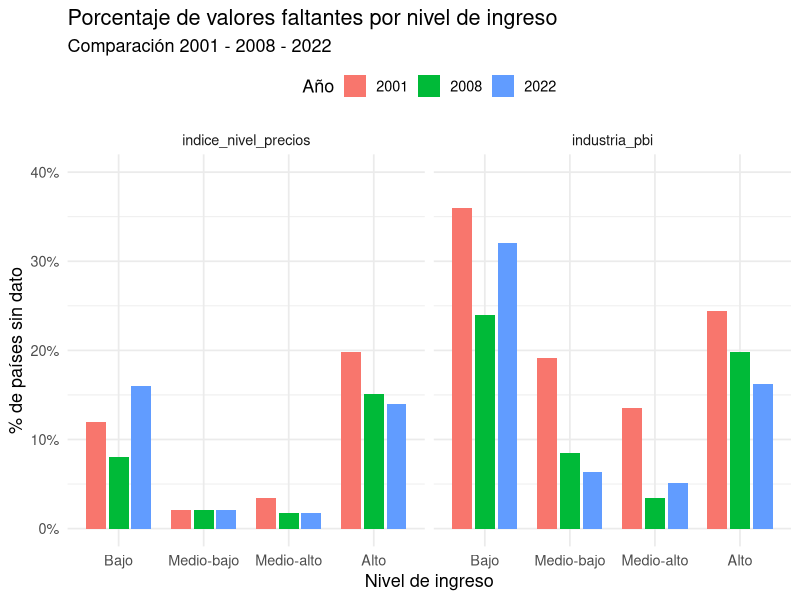

Write the R code that produced this figure. (Note: this script raises an error after producing the figure.)
#Script Graficos

# install.packages("scales")

library(readxl)
library(ggplot2)
library(tidyverse)
library(scales)

rm(list = ls())

wdi_limpio <- read.csv("output/data/wdi_limpio.csv")

wdi2 <- read.csv("output/data/wdi2.csv")

wdi_final <- read.csv("output/data/wdi_final.csv")

wdi_analisis <- wdi2 |> 
  filter(!is.na(industria_pbi))





wdi_2001 <- wdi2 |>
  filter(anio == 2001)
wdi_2008 <- wdi2 |>
  filter(anio == 2008)
wdi_2022<- wdi2 |>
  filter(anio == 2022)




#Tabla de variables faltantes por ingreso 
na_por_ingreso <- wdi2 |>
  group_by(ingreso2, anio) |>
  summarise(
    n = n(),
    na_industria_pbi = sum(is.na(industria_pbi)),
    pct_na_ind = na_industria_pbi / n,
    na_price_level = sum(is.na(indice_nivel_precios)),
    pct_na_price_level = na_price_level / n,
    .groups = "drop")

# Pasar a formato largo: una fila por ingreso-año-variable
#Creo la variable ingreso2, que contiene menos palabras para que el grafico quede bien
#La forma anterior esta al final del script pero creo que queda muy cargado de "ingreso" 
na_largo <- na_por_ingreso |>
  select(ingreso2, anio, pct_na_ind, pct_na_price_level) |>
  pivot_longer(
    cols = c(pct_na_ind, pct_na_price_level),
    names_to = "variable",
    values_to = "pct_na") |>
  mutate(variable = recode(variable,
                           pct_na_ind = "industria_pbi",
                           pct_na_price_level = "indice_nivel_precios"), 
         anio = factor(anio))

#Grafico datos faltantes por ingreso
grafico1 <- ggplot(na_largo, aes(x = ingreso2, y = pct_na, fill = anio)) +
  geom_col(position = position_dodge(width = 0.8), width = 0.7) +
  facet_wrap(~variable) +
  scale_x_discrete(limits = c("Bajo", "Medio-bajo", "Medio-alto", "Alto")) +
  scale_y_continuous(
    labels = scales::percent,
    limits = c(0, 0.4),
    breaks = seq(0, 1, 0.1)
  ) +
  labs(
    title = "Porcentaje de valores faltantes por nivel de ingreso",
    subtitle = "Comparación 2001 - 2008 - 2022",
    x = "Nivel de ingreso",
    y = "% de países sin dato",
    fill = "Año"
  ) +
  theme_minimal(base_size = 13) +
  theme(legend.position = "top")

print(grafico1)

ggsave(file.path("output/graficos", "datos_faltanes_ingreso.png"), 
       plot = grafico1, width = 12, height = 7, units = "in", dpi = 300)




#Grafico distribucion industria
grafico2 <- ggplot(wdi_analisis, aes(x = industria_pbi)) +
  geom_histogram(bins = 30, fill = "steelblue", color = "black", alpha = 0.8) +
  facet_wrap(~ anio, ncol = 1) + # Separa el gráfico por año
  labs(title = "Distribución global de la participación industrial",
       subtitle = "Frecuencia de países según el peso de su industria en el PBI",
       x = "Industria (% del PBI)", 
       y = "Cantidad de países") +
  theme_minimal()
print(grafico2)

#Guardar grafico
ggsave(file.path("output/graficos", "histograma_industria.png"), plot = grafico2)


#Graficos plots industria_pbi y nivel de precios para 2001
#Plot 
#Correr de 90 a 103 para guardar en la carpeta graficos)
png("output/graficos/plot_2001.png", width = 8, height = 6, units = "in", res = 300)

grafico3 <- plot(
  wdi_2001$indice_nivel_precios, wdi_2001$industria_pbi,
  pch = 19, col = rgb(0.2, 0.4, 0.7, 0.6),
  main = "Relacion entre industria y el nivel de precios (2001)",
  ylab = "% industria en el PBI",
  xlab = "Indice de nivel de precios"
)
grafico3 <- abline(lm(industria_pbi ~ indice_nivel_precios, data = wdi_2001), col = "darkred", lwd = 2)
r <- cor(wdi_2001$industria_pbi, wdi_2001$indice_nivel_precios, use = "complete.obs")
grafico3 <- legend("topleft", legend = paste("r =", round(r, 2)), bty = "n")

dev.off()


#Graficos plots industria_pbi y nivel de precios para 2008

png("output/graficos/plot_2008.png", width = 8, height = 6, units = "in", res = 300)

grafico3.1 <- plot(
  wdi_2008$indice_nivel_precios, wdi_2008$industria_pbi,
  pch = 19, col = rgb(0.2, 0.4, 0.7, 0.6),
  main = "Relacion entre industria y el nivel de precios (2008)",
  ylab = "% industria en el PBI",
  xlab = "Indice de nivel de precios"
)
grafico3.1 <- abline(lm(industria_pbi ~ indice_nivel_precios, data = wdi_2008), col = "darkred", lwd = 2)
r.1 <- cor(wdi_2008$industria_pbi, wdi_2008$indice_nivel_precios, use = "complete.obs")
grafico3.1 <- legend("topleft", legend = paste("r.1 =", round(r.1, 2)), bty = "n")

dev.off()

#Plots industria_pbi y nivel de precios para 2008

png("output/graficos/plot_2022.png", width = 8, height = 6, units = "in", res = 300)

grafico3.2 <- plot(
  wdi_2022$indice_nivel_precios, wdi_2022$industria_pbi,
  pch = 19, col = rgb(0.2, 0.4, 0.7, 0.6),
  main = "Relacion entre industria y el nivel de precios (2022)",
  ylab = "% industria en el PBI",
  xlab = "Indice de nivel de precios"
)
grafico3.2 <- abline(lm(industria_pbi ~ indice_nivel_precios, data = wdi_2022), col = "darkred", lwd = 2)
r.2 <- cor(wdi_2022$industria_pbi, wdi_2022$indice_nivel_precios, use = "complete.obs")
grafico3.2 <- legend("topleft", legend = paste("r.2 =", round(r.2, 2)), bty = "n")

dev.off()

##Notar que cambian los plots respecto a la primer entrega porque se eliminaron paises con < 1m. habitantes






wdi_mediana <- wdi_limpio |> 
  filter(anio %in% 2001:2022)

wdi_latam <- wdi_mediana |> 
  filter(region == "Latin America & Caribbean") |> 
  select(anio, region, indice_nivel_precios)


wdi_asia <- wdi_mediana |> 
  filter(region == "East Asia & Pacific") |> 
  select(anio, region, indice_nivel_precios)

wdi_china <- wdi_mediana |>
  filter(pais == "China",
         anio %in% 2001:2022) |>
  mutate(region = "China") 

wdi_comparativo <- bind_rows(wdi_latam, wdi_asia, wdi_china)

medianas_evolucion <- wdi_comparativo |>
  group_by(anio, region) |>
  summarize(mediana_precios = median(indice_nivel_precios, na.rm = TRUE), 
    .groups = "drop")

grafico4 <- ggplot(medianas_evolucion, aes(x = anio, y = mediana_precios, color = region)) +
  geom_line(linewidth = 1.2) +
  geom_point(size = 2.5) +
  scale_color_manual(values = c("Latin America & Caribbean" = "#D9534F", 
                                "East Asia & Pacific" = "#5BC0DE",
                                "China" = "#27F52A")) +
  scale_x_continuous(limits = c(2001, 2022), breaks = seq(2001, 2022, by = 3)) +
  labs(
    title = "Evolución del Índice de Nivel de Precios (Medianas)",
    subtitle = "América Latina vs. Este de Asia y el Pacífico",
    x = "Año",
    y = "Índice de Nivel de Precios (Mediana)",
    color = "Región"
  ) +
  theme_minimal() +
  theme(
    legend.position = "bottom",
    plot.title = element_text(face = "bold")
  )

print(grafico4)

ggsave(file.path("output/graficos", "Evolucion_Indice_nivel_precios.png"), plot = grafico4)

cor(wdi_2001$industria_pbi, wdi_2001$indice_nivel_precios,
    use = "complete.obs")

# cor.test() agrega el test de significatividad y el intervalo de confianza
cor.test(wdi_2001$industria_pbi, wdi_2001$indice_nivel_precios)
#La correlacion es significativa al 1%









alta  <- wdi_2001$industria_pbi[wdi_2001$region == "East Asia & Pacific"]
baja  <- wdi_2001$industria_pbi[wdi_2001$region %in% c("Latin America & Caribbean", "")]

png("output/graficos/histograma_industria_regiones_2001.png", width = 8, height = 6, units = "in", res = 300)

hist(baja, breaks = 15, col = rgb(1, 0, 0, 0.5), border = "white",
     xlim = c(0, 100), ylim = c(0, 12),
     main = "2001",
     xlab = "% industria en el PBI", ylab = "Cantidad de países")
hist(alta, breaks = 15, col = rgb(0, 0, 1, 0.5), border = "white", add = TRUE)

dev.off()





alta1  <- wdi_2008$industria_pbi[wdi_2008$region == "East Asia & Pacific"]
baja1  <- wdi_2008$industria_pbi[wdi_2008$region %in% c("Latin America & Caribbean", "")]

png("output/graficos/histograma_industria_regiones_2008.png", width = 8, height = 6, units = "in", res = 300)

hist(baja1, breaks = 15, col = rgb(1, 0, 0, 0.5), border = "white",
     xlim = c(0, 100), ylim = c(0, 12),
     main = "2008",
     xlab = "% industria en el PBI", ylab = "Cantidad de países")
hist(alta1, breaks = 15, col = rgb(0, 0, 1, 0.5), border = "white", add = TRUE)

dev.off()


alta2  <- wdi_2022$industria_pbi[wdi_2022$region == "East Asia & Pacific"]
baja2  <- wdi_2022$industria_pbi[wdi_2022$region %in% c("Latin America & Caribbean", "")]

png("output/graficos/histograma_industria_regiones_2022.png", width = 8, height = 6, units = "in", res = 300)

hist(baja2, breaks = 15, col = rgb(1, 0, 0, 0.5), border = "white",
     xlim = c(0, 100), ylim = c(0, 12),
     main = "2022",
     xlab = "% industria en el PBI", ylab = "Cantidad de países")
hist(alta2, breaks = 15, col = rgb(0, 0, 1, 0.5), border = "white", add = TRUE)

dev.off()




variables <- c(
  "crecimiento_industria",
  "industria_pbi",
  "tipo_cambio_real_efectivo",
  "indice_nivel_precios",
  "empleo_industrial",
  "exportacion_manufactura",
  "gasto_gobierno_pbi",
  "gastos_totales_gob_pbi",
  "valor_agregado_trabajador",
  "ahorro_bruto_pbi",
  "credito_privado_pbi",
  "recursos_naturales",
  "pbi_per_capita",
  "pbi_millones",
  "ingreso2",
  "poblacion_mill")

variables <- intersect(variables, names(wdi2))

if (nrow(wdi2) == 0 || length(variables) == 0) {
  stop("No hay observaciones o variables disponibles.")
}

faltantes <- wdi2 %>%
  group_by(anio) %>%
  summarise(
    across(all_of(variables), ~sum(is.na(.x))),
    .groups = "drop") %>%
  pivot_longer(
    cols = -anio,
    names_to = "variable",
    values_to = "n_faltantes") %>%
  complete(
    variable = variables,
    fill = list(n_faltantes = 0)) %>%
  mutate(
    porcentaje = 100 * n_faltantes / nrow(wdi2))

totales <- faltantes %>%
  group_by(variable) %>%
  summarise(
    porcentaje_total = sum(porcentaje),
    .groups = "drop") %>%
  filter(porcentaje_total > 0) %>%
  arrange(porcentaje_total)

grafico_df <- faltantes %>%
  semi_join(totales, by = "variable") %>%
  mutate(
    variable = factor(variable, levels = totales$variable))

totales <- totales %>%
  mutate(variable = factor(variable, levels = variable))



grafico5 <-  ggplot(
  grafico_df,
  aes(x = porcentaje, y = variable, fill = factor(anio))) +
  geom_col(
    position = position_stack(reverse = TRUE),
    width = 0.7,
    color = "white",
    linewidth = 0.4) +
  geom_text(
    aes(label = ifelse(
      porcentaje >= 3,
      paste0(round(porcentaje, 1), "%"),"")),
    position = position_stack(
      vjust = 0.5,
      reverse = TRUE),
    size = 3.2) +
    geom_text(
    data = totales,
    aes(
      x = porcentaje_total,
      y = variable,
      label = paste0(round(porcentaje_total, 1), "%")),
    inherit.aes = FALSE,
    hjust = -0.2,
    size = 3.5) +
  scale_fill_manual(
    values = c(
      "2001" = "#FFE89C",
      "2008" = "#A8E7BC",
      "2022" = "#A8D5F7")) +
  scale_x_continuous(
    limits = c(0, 108),
    breaks = seq(0, 100, 20),
    labels = function(x) paste0(x, "%"),
    expand = c(0, 0)) +
  labs(
    title = "Porcentaje de datos faltantes por variable",
    subtitle = "Distribución de faltantes entre 2001, 2008 y 2022",
    x = "Porcentaje de datos faltantes",
    y = NULL,
    fill = "Año") +
  theme_minimal(base_size = 12) +
  theme(
    panel.grid.major.y = element_blank(),
    legend.position = "bottom",
    plot.title = element_text(face = "bold"),
    axis.text.y = element_text(size = 10))

print(grafico5)

ggsave(file.path("output/graficos", "datos_faltanes_vars.png"), 
       plot = grafico5, width = 12, height = 7, units = "in", dpi = 300)






















# 1. Calculamos los totales por variable y año para la etiqueta final (el total al final de la barra)
#Es necesario correr desde 34 a 56
totales_na <- na_largo |>
  group_by(anio, variable) |>
  summarise(total_pct = sum(pct_na), .groups = "drop")

# 2. Creamos una función que genera el gráfico individual para un año específico
crear_grafico_anio <- function(anio_filtro) {
  
  # Filtramos los datos para el año que toca
  datos_anio <- na_largo |> filter(anio == anio_filtro)
  totales_anio <- totales_na |> filter(anio == anio_filtro)
  
  # Definimos un límite x dinámico para que el total no quede cortado por el margen
  limite_x <- max(totales_anio$total_pct) * 1.15
  
  ggplot(datos_anio, aes(y = reorder(variable, pct_na, sum), x = pct_na, fill = ingreso2)) +
    
    # Barras apiladas horizontalmente
    geom_col(color = "white", width = 0.6) +
    
    # Etiquetas de porcentaje dentro de cada segmento (oculta los < 1.5% para evitar superposición)
    geom_text(aes(label = ifelse(pct_na > 0.015, percent(pct_na, accuracy = 0.1), "")),
              position = position_stack(vjust = 0.5), size = 3.5) +
    
    # Etiqueta del total al final de la barra
    geom_text(data = totales_anio, 
              aes(x = total_pct, y = variable, label = percent(total_pct, accuracy = 0.1), fill = NULL),
              hjust = -0.2, size = 4) +
    
    # Escalas y formato (usando una paleta parecida a tu imagen de referencia)
    scale_x_continuous(labels = percent, limits = c(0, limite_x)) +
    scale_fill_manual(values = c("#fde293", "#a8e6b5", "#a9d0f5", "#dcdcdc")) + # Ajusta los colores según la cantidad de niveles de ingreso
    
    labs(
      title = paste("Porcentaje de datos faltantes por variable - Año", anio_filtro),
      subtitle = "Distribución de faltantes por nivel de ingreso",
      x = "Porcentaje de datos faltantes",
      y = "",
      fill = "Nivel de ingreso"
    ) +
    theme_minimal(base_size = 13) +
    theme(
      legend.position = "bottom",
      panel.grid.major.y = element_blank(),
      panel.grid.minor.y = element_blank(),
      plot.title = element_text(face = "bold"))}

# 3. Aplicamos la función para generar una lista con los gráficos separados
años_unicos <- unique(na_largo$anio)
graficos_separados <- lapply(años_unicos, crear_grafico_anio)
names(graficos_separados) <- años_unicos

# Para visualizar cada gráfico, simplemente llámalos por su año o índice:
print(graficos_separados[["2001"]])
print(graficos_separados[["2008"]])
print(graficos_separados[["2022"]])


#Creo que no va a ser muy util este graph









#Comparar distribucion por ingreso antes y despues de filtrar
#Antes de limpiar NAs
dist_ingreso <- wdi2 |>
  count(ingreso) |>
  mutate(pct = n / sum(n))

grafico6 <- ggplot(dist_ingreso, aes(x = reorder(ingreso, pct), y = pct)) +
  geom_col(fill = "steelblue", color = "black", alpha = 0.8) +
  scale_y_continuous(limits = c(0, 0.4),
    labels = scales::percent_format(accuracy = 1) # Formatea el eje Y como 10%, 20%, etc.
  ) +
  labs(
    title = "Distribución global por nivel de ingreso",
    subtitle = "Porcentaje de países en cada categoría sobre el total",
    x = "Nivel de ingreso",
    y = "Porcentaje del total de países"
  ) +
  theme_minimal(base_size = 18) +
  theme(
    axis.text.x = element_text(angle = 45, hjust = 1))

print(grafico6)


#Despues de filtrar NAs

dist_ingreso_filtr <- wdi_final |>
  count(ingreso) |>
  mutate(pct = n / sum(n))

grafico7 <- ggplot(dist_ingreso_filtr, aes(x = reorder(ingreso, pct), y = pct)) +
  geom_col(fill = "steelblue", color = "black", alpha = 0.8) +
  scale_y_continuous(limits = c(0, 0.4),
    labels = scales::percent_format(accuracy = 1) # Formatea el eje Y como 10%, 20%, etc.
  ) +
  labs(
    title = "Distribución global por nivel de ingreso (Base filtrada)",
    subtitle = "Porcentaje de países en cada categoría sobre el total",
    x = "Nivel de ingreso",
    y = "Porcentaje del total de países"
  ) +
  theme_minimal(base_size = 18) +
  theme(
    axis.text.x = element_text(angle = 45, hjust = 1) 
  )

print(grafico7)
#Se ve un menor porcentaje de paises de menor ingreso (sesgo) 




#Lo mismo pero por regiones
#Antes de filtrar 

dist_regiones <- wdi2 |>
  count(region) |>
  mutate(pct = n / sum(n))

grafico8 <- ggplot(dist_regiones, aes(x = reorder(region, pct), y = pct)) +
  geom_col(fill = "steelblue", color = "black", alpha = 0.8) +
  scale_y_continuous(limits = c(0, 0.35),
    labels = scales::percent_format(accuracy = 1) 
  ) +
  labs(
    title = "Distribución global por region",
    subtitle = "Porcentaje de países en cada categoría sobre el total",
    x = "Region",
    y = "Porcentaje del total de países"
  ) +
  theme_minimal(base_size = 18) +
  theme(
    axis.text.x = element_text(angle = 45, hjust = 1) 
  )

print(grafico8)


#Despues de filtrar

dist_regiones_filt <- wdi_final |>
  count(region) |>
  mutate(pct = n / sum(n))

grafico9 <- ggplot(dist_regiones, aes(x = reorder(region, pct), y = pct)) +
  geom_col(fill = "steelblue", color = "black", alpha = 0.8) +
  scale_y_continuous(limits = c(0, 0.35),
    labels = scales::percent_format(accuracy = 1) # Formatea el eje Y como 10%, 20%, etc.
  ) +
  labs(
    title = "Distribución global por regiones (base filtrada)",
    subtitle = "Porcentaje de países en cada categoría sobre el total",
    x = "Region",
    y = "Porcentaje del total de países"
  ) +
  theme_minimal(base_size = 18) +
  theme(
    axis.text.x = element_text(angle = 45, hjust = 1) 
  )

print(grafico9)

ggsave(file.path("output/graficos", "distribucion_ingresos_crudo.png"), 
       plot = grafico6, width = 12, height = 7, units = "in", dpi = 300)
ggsave(file.path("output/graficos", "distribucion_ingreso_filtro.png"), 
       plot = grafico7, width = 12, height = 7, units = "in", dpi = 300)
ggsave(file.path("output/graficos", "distribucion_region_crudo.png"), 
       plot = grafico8, width = 12, height = 7, units = "in", dpi = 300)
ggsave(file.path("output/graficos", "distribucion_region_filtro.png"), 
       plot = grafico9, width = 12, height = 7, units = "in", dpi = 300)
